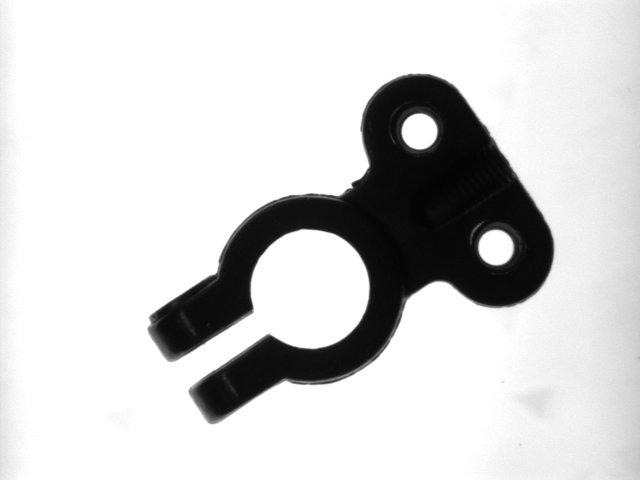
%> input picture 08_projects/MatlabConv2025/BatteryClip.jpg, 640 x 480 px
$ octave Example1.m   (GNU Octave 9; MATLAB toolbox functions it lacks are replaced by stand-ins)
%> lines starting %> are read from the running program, lines starting %| are printed output that depends on the picture
% Kurt Niel / FH OOE / kurt.niel@fh-wels.at
% Jan. 2013 / Matlab R2011b
% EXAMPLE 1 - Convolution filter, Morphology for highlightning/segmenting objects
%------------------------------------------------
% cleanup, parameters
clc;
clear all;
close all;

% load image data from file - e.g. from a color image here
IMclip = imread('BatteryClip.jpg');
%> IMclip is the input picture: size 480x640 uint8; min 0, max 255, mean 210.6
IMrice = imread('rice.png');
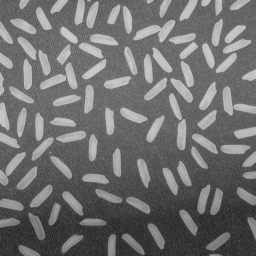
%> input picture 08_projects/MatlabConv2025/rice.png, 256 x 256 px
%> IMrice is the input picture: size 256x256 uint8; min 40, max 204, mean 111.2
IMcoins = imread('coins.png');
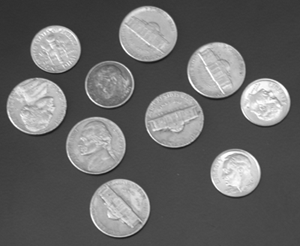
%> input picture 08_projects/MatlabConv2025/coins.png, 300 x 246 px
%> IMcoins is the input picture: size 246x300 uint8; min 23, max 255, mean 103
IMfabric = imread('fabric.png');
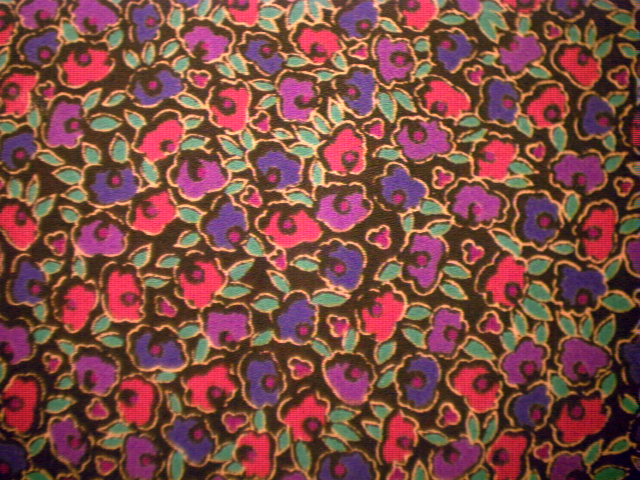
%> input picture 08_projects/MatlabConv2025/fabric.png, 640 x 480 px
%> IMfabric is the input picture: size 480x640x3 uint8; mean R, G, B 126.9, 75.7, 68.2
IMfabric = rgb2gray(IMfabric);
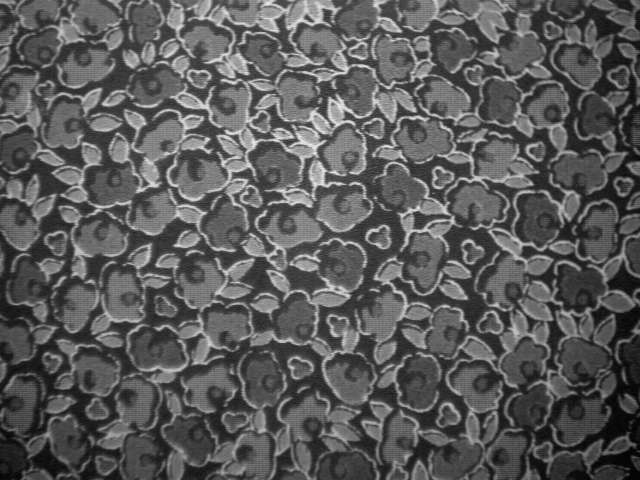
%> IMfabric: size 480x640 uint8; min 2, max 237, mean 90.1

% make filter kernel
% filter no change
Fno = [0 0 0; 0 1 0; 0 0 0];
% filter mean/smoothing - like optical blurring
Fmeanc = [1/9 1/9 1/9; 1/9 1/9 1/9; 1/9 1/9 1/9];
Fmean = [1 1 1; 1 1 1; 1 1 1];
% filter horizontal edge emphasazing - Prewitt
Fpreh = [-1 0 1; -1 0 1; -1 0 1];
Fprehn = [1 0 -1; 1 0 -1; 1 0 -1];
% filter vertical edge emphasazing - Prewitt
Fprev = [-1 -1 -1; 0 0 0; 1 1 1];
Fprevn = [1 1 1; 0 0 0; -1 -1 -1];
% filter edge emphazazing - Laplace
Flapl = [-1 -1 -1; -1 8 -1; -1 -1 -1];
% filter smoothing and detail emphazazing - Gauss
Fgausc = [1/16 2/16 1/16; 2/16 4/16 2/16; 1/16 2/16 1/16];
Fgaus = [1 2 1; 2 4 2; 1 2 1];

% apply filterkernel to image
IM = IMrice;
R = imfilter(IM, Fpreh);
% R  = imfilter(IM, Fgausc);
Rn = imfilter(IM, Fprehn);
Rv  = imfilter(IM, Fprev);
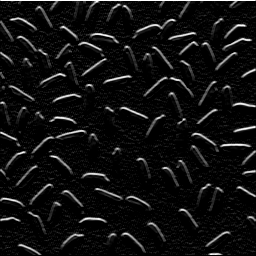
%> Rv: size 256x256 uint8; min 0, max 255, mean 16.4
Rvn = imfilter(IM, Fprevn);
R =  max(R,Rn);
R =  max(R,Rv);
R =  max(R,Rvn);
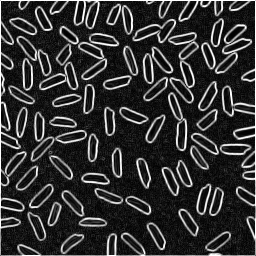
%> R: size 256x256 uint8; min 0, max 255, mean 51.7

% display the result
subplot(2,2,1);
imshow(IM,[0 255]);
subplot(2,2,2);
imhist(IM,256);
subplot(2,2,3);
imshow(R,[0 255]);
subplot(2,2,4);
imhist(R,256);
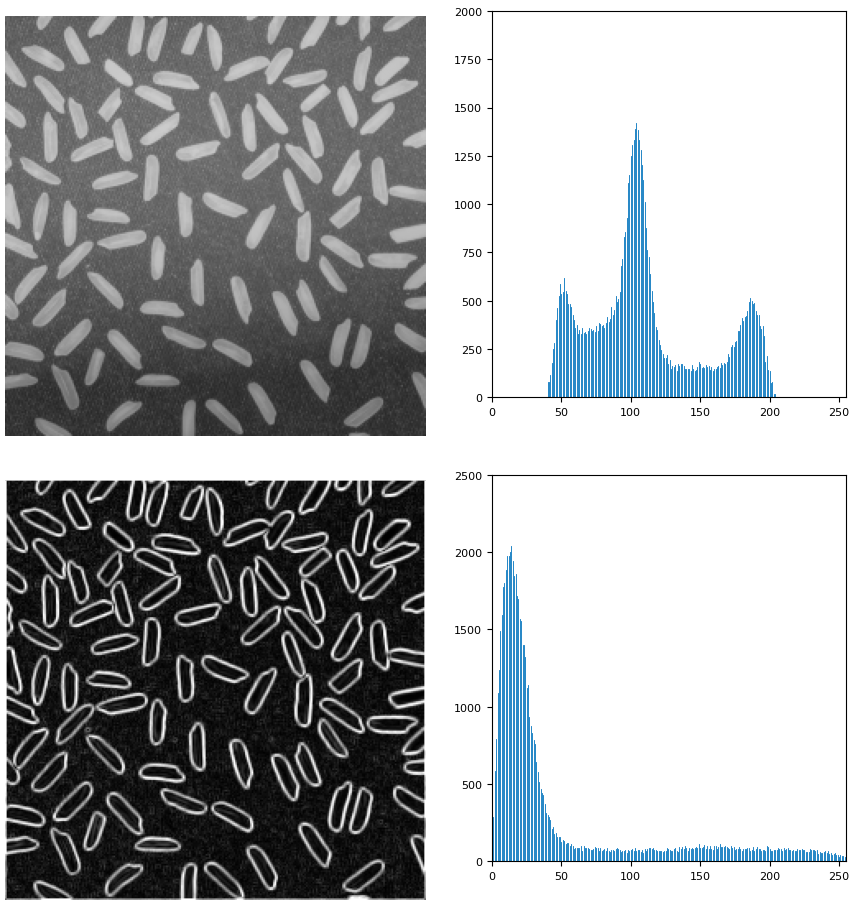
%> figure redrawn from the program's plot data, 4 panels
